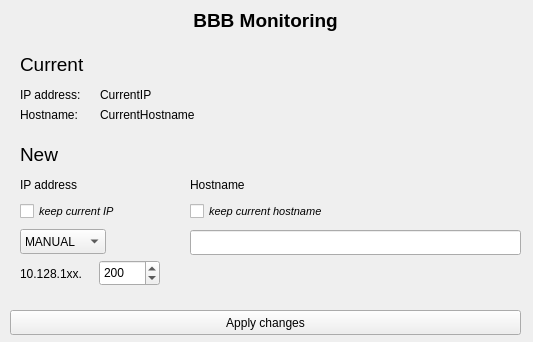
<?xml version="1.0" encoding="UTF-8"?>
<ui version="4.0">
 <class>Form</class>
 <widget class="QWidget" name="Form">
  <property name="geometry">
   <rect>
    <x>0</x>
    <y>0</y>
    <width>533</width>
    <height>342</height>
   </rect>
  </property>
  <property name="windowTitle">
   <string>Form</string>
  </property>
  <widget class="QLabel" name="label">
   <property name="geometry">
    <rect>
     <x>20</x>
     <y>100</y>
     <width>151</width>
     <height>29</height>
    </rect>
   </property>
   <property name="text">
    <string>Hostname:</string>
   </property>
  </widget>
  <widget class="QLabel" name="label_2">
   <property name="geometry">
    <rect>
     <x>20</x>
     <y>80</y>
     <width>131</width>
     <height>29</height>
    </rect>
   </property>
   <property name="text">
    <string>IP address:</string>
   </property>
  </widget>
  <widget class="QPushButton" name="changeButton">
   <property name="enabled">
    <bool>true</bool>
   </property>
   <property name="geometry">
    <rect>
     <x>10</x>
     <y>310</y>
     <width>511</width>
     <height>25</height>
    </rect>
   </property>
   <property name="text">
    <string>Apply changes</string>
   </property>
   <property name="checkable">
    <bool>false</bool>
   </property>
   <property name="autoDefault">
    <bool>false</bool>
   </property>
   <property name="default">
    <bool>false</bool>
   </property>
   <property name="flat">
    <bool>false</bool>
   </property>
  </widget>
  <widget class="QLabel" name="title">
   <property name="geometry">
    <rect>
     <x>0</x>
     <y>0</y>
     <width>531</width>
     <height>41</height>
    </rect>
   </property>
   <property name="font">
    <font>
     <family>Ubuntu</family>
     <pointsize>14</pointsize>
     <weight>75</weight>
     <bold>true</bold>
    </font>
   </property>
   <property name="text">
    <string>BBB Monitoring</string>
   </property>
   <property name="textFormat">
    <enum>Qt::RichText</enum>
   </property>
   <property name="alignment">
    <set>Qt::AlignCenter</set>
   </property>
  </widget>
  <widget class="QLabel" name="label_3">
   <property name="geometry">
    <rect>
     <x>20</x>
     <y>140</y>
     <width>111</width>
     <height>29</height>
    </rect>
   </property>
   <property name="font">
    <font>
     <pointsize>14</pointsize>
    </font>
   </property>
   <property name="text">
    <string>New</string>
   </property>
  </widget>
  <widget class="QLabel" name="label_4">
   <property name="geometry">
    <rect>
     <x>190</x>
     <y>170</y>
     <width>111</width>
     <height>29</height>
    </rect>
   </property>
   <property name="text">
    <string>Hostname</string>
   </property>
  </widget>
  <widget class="QLineEdit" name="newHostname">
   <property name="geometry">
    <rect>
     <x>190</x>
     <y>230</y>
     <width>331</width>
     <height>25</height>
    </rect>
   </property>
  </widget>
  <widget class="QSpinBox" name="suffixIP">
   <property name="geometry">
    <rect>
     <x>99</x>
     <y>260</y>
     <width>61</width>
     <height>26</height>
    </rect>
   </property>
   <property name="minimum">
    <number>2</number>
   </property>
   <property name="maximum">
    <number>254</number>
   </property>
   <property name="value">
    <number>200</number>
   </property>
  </widget>
  <widget class="QLabel" name="currentIP">
   <property name="geometry">
    <rect>
     <x>100</x>
     <y>80</y>
     <width>151</width>
     <height>29</height>
    </rect>
   </property>
   <property name="text">
    <string>CurrentIP</string>
   </property>
  </widget>
  <widget class="QLabel" name="currentHostname">
   <property name="geometry">
    <rect>
     <x>100</x>
     <y>100</y>
     <width>421</width>
     <height>29</height>
    </rect>
   </property>
   <property name="text">
    <string>CurrentHostname</string>
   </property>
  </widget>
  <widget class="QLabel" name="prefixIP">
   <property name="geometry">
    <rect>
     <x>20</x>
     <y>259</y>
     <width>91</width>
     <height>29</height>
    </rect>
   </property>
   <property name="text">
    <string>10.128.1xx.</string>
   </property>
  </widget>
  <widget class="QComboBox" name="modeIP">
   <property name="geometry">
    <rect>
     <x>20</x>
     <y>229</y>
     <width>86</width>
     <height>25</height>
    </rect>
   </property>
   <item>
    <property name="text">
     <string>MANUAL</string>
    </property>
   </item>
   <item>
    <property name="text">
     <string>DHCP</string>
    </property>
   </item>
  </widget>
  <widget class="QCheckBox" name="keepHostname">
   <property name="geometry">
    <rect>
     <x>190</x>
     <y>200</y>
     <width>141</width>
     <height>23</height>
    </rect>
   </property>
   <property name="font">
    <font>
     <pointsize>8</pointsize>
     <italic>true</italic>
    </font>
   </property>
   <property name="text">
    <string>keep current hostname</string>
   </property>
  </widget>
  <widget class="QLabel" name="label_5">
   <property name="geometry">
    <rect>
     <x>20</x>
     <y>170</y>
     <width>111</width>
     <height>29</height>
    </rect>
   </property>
   <property name="text">
    <string>IP address</string>
   </property>
  </widget>
  <widget class="QCheckBox" name="keepIP">
   <property name="geometry">
    <rect>
     <x>20</x>
     <y>200</y>
     <width>141</width>
     <height>23</height>
    </rect>
   </property>
   <property name="font">
    <font>
     <pointsize>8</pointsize>
     <italic>true</italic>
    </font>
   </property>
   <property name="text">
    <string>keep current IP</string>
   </property>
  </widget>
  <widget class="QLabel" name="label_6">
   <property name="geometry">
    <rect>
     <x>20</x>
     <y>50</y>
     <width>111</width>
     <height>29</height>
    </rect>
   </property>
   <property name="font">
    <font>
     <pointsize>14</pointsize>
    </font>
   </property>
   <property name="text">
    <string>Current</string>
   </property>
  </widget>
 </widget>
 <resources/>
 <connections/>
</ui>
